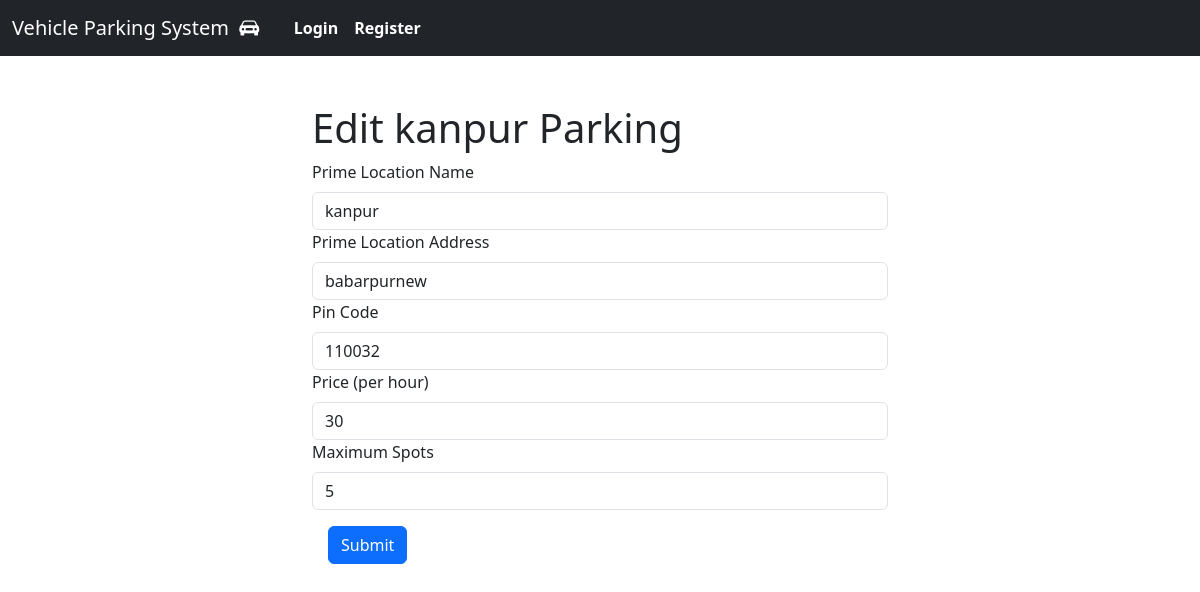
/edit_parking/1, run on an earlier commit of the app's database.
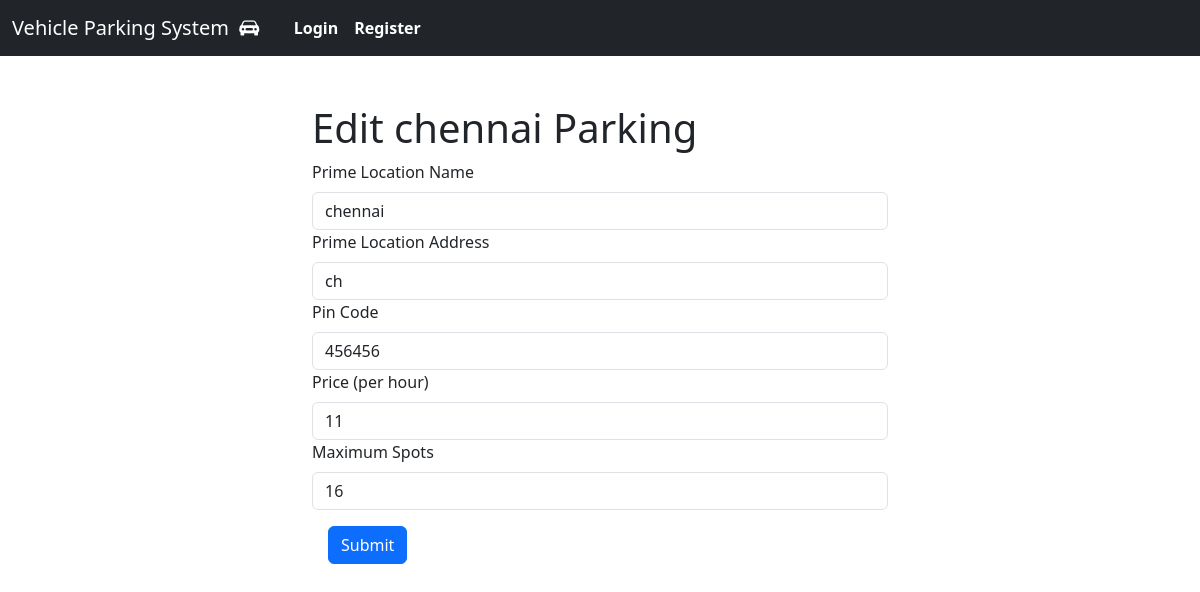
And on a later commit of the database.
### controllers/models.py (models this page shows)
class ParkingLot(db.Model):
    id = db.Column(db.Integer, primary_key=True, autoincrement=True)
    location = db.Column(db.String(100), nullable=False)
    address = db.Column(db.String(200), nullable=False)
    pin_code = db.Column(db.String, nullable=False)
    price = db.Column(db.String, nullable=False)
    max_spots = db.Column(db.Integer, nullable=False)
    spots = db.relationship('ParkingSpot', backref='lot', cascade="all, delete-orphan")

### controllers/general_routes.py (the view, shortened to what this page needs)
@app.route('/edit_parking/<int:parking_lot_id>', methods=['GET', 'POST'])
def edit_parking(parking_lot_id):
    parking_lot = ParkingLot.query.get_or_404(parking_lot_id)
    return render_template('edit_parking.html', parking_lot=parking_lot)

### templates/edit_parking.html (shortened to what this page needs)
<!DOCTYPE html>
<html lang="en">
<head>
</head>
{% include 'index.html' %}
<body>
    {% block content %}
    <div class="container-fluid">
        <div class="row justify-content-center">
            <div class="col-6 m-3">
                <h1>Edit {{ parking_lot.location }} Parking</h1>
                <form method="post" action="/edit_parking/{{ parking_lot.id }}">
                    <div class="mb-1.5">
                        <label for="location" class="form-label">Prime Location Name</label>
                        <input type="text" class="form-control" id="location" name="location" value="{{ parking_lot.location }}" required>
                    </div>
                    <div class="mb-1.5">
                        <label for="address" class="form-label">Prime Location Address</label>
                        <input type="text" class="form-control" id="address" name="address" value="{{ parking_lot.address }}" required>
                    </div>
                    <div class="mb-1.5">
                        <label for="pin_code" class="form-label">Pin Code</label>
                        <input type="text" class="form-control" id="pin_code" name="pin_code" value="{{ parking_lot.pin_code }}" required>
                    </div>
                    <div class="mb-1.5">
                        <label for="price" class="form-label">Price (per hour)</label>
                        <input type="text" class="form-control" id="price" name="price" value="{{ parking_lot.price }}" required>
                    </div>
                    <div class="mb-1.5">
                        <label for="max_spots" class="form-label">Maximum Spots</label>
                        <input type="text" class="form-control" id="max_spots" name="max_spots" value="{{ parking_lot.max_spots }}" required>
                    </div>
                    <button type="submit" class="btn btn-primary m-3">Submit</button>
                </form>
            </div>
        </div>
    </div>
    {%endblock%}

What changed in the data, as far as the page shows it:
changed ParkingLot: location "kanpur" → "chennai"; address "babarpurnew" → "ch"; pin_code "110032" → "456456"; price "30" → "11"; max_spots "5" → "16"
